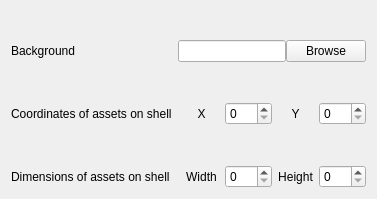
           <widget class="QWidget" name="shellParamsTab" native="true">
            <attribute name="title">
             <string>Shell</string>
            </attribute>
            <layout class="QFormLayout" name="formLayout_2">
             <property name="verticalSpacing">
              <number>40</number>
             </property>
             <property name="topMargin">
              <number>40</number>
             </property>
             <item row="0" column="0">
              <widget class="QLabel" name="label">
               <property name="text">
                <string>Background</string>
               </property>
              </widget>
             </item>
             <item row="0" column="1">
              <layout class="QHBoxLayout" name="horizontalLayout_4">
               <item>
                <widget class="QLineEdit" name="shellImgPath">
                 <property name="statusTip">
                  <string>Filepath of image to be used as shell for demo assets</string>
                 </property>
                </widget>
               </item>
               <item>
                <widget class="QPushButton" name="shellBrowseImgBtn">
                 <property name="text">
                  <string>Browse</string>
                 </property>
                </widget>
               </item>
              </layout>
             </item>
             <item row="1" column="0">
              <widget class="QLabel" name="label_2">
               <property name="text">
                <string>Coordinates of assets on shell</string>
               </property>
              </widget>
             </item>
             <item row="1" column="1">
              <layout class="QHBoxLayout" name="horizontalLayout_7">
               <item>
                <widget class="QLabel" name="label_3">
                 <property name="text">
                  <string>X</string>
                 </property>
                 <property name="alignment">
                  <set>Qt::AlignCenter</set>
                 </property>
                </widget>
               </item>
               <item>
                <widget class="QSpinBox" name="shellFgX"/>
               </item>
               <item>
                <widget class="QLabel" name="label_4">
                 <property name="text">
                  <string>Y</string>
                 </property>
                 <property name="alignment">
                  <set>Qt::AlignCenter</set>
                 </property>
                </widget>
               </item>
               <item>
                <widget class="QSpinBox" name="shellFgY"/>
               </item>
              </layout>
             </item>
             <item row="2" column="0">
              <widget class="QLabel" name="label_5">
               <property name="text">
                <string>Dimensions of assets on shell</string>
               </property>
              </widget>
             </item>
             <item row="2" column="1">
              <layout class="QHBoxLayout" name="horizontalLayout_8">
               <item>
                <widget class="QLabel" name="label_7">
                 <property name="text">
                  <string>Width</string>
                 </property>
                 <property name="alignment">
                  <set>Qt::AlignCenter</set>
                 </property>
                </widget>
               </item>
               <item>
                <widget class="QSpinBox" name="shellFgW"/>
               </item>
               <item>
                <widget class="QLabel" name="label_6">
                 <property name="text">
                  <string>Height</string>
                 </property>
                 <property name="alignment">
                  <set>Qt::AlignCenter</set>
                 </property>
                </widget>
               </item>
               <item>
                <widget class="QSpinBox" name="shellFgH"/>
               </item>
              </layout>
             </item>
            </layout>
           </widget>
